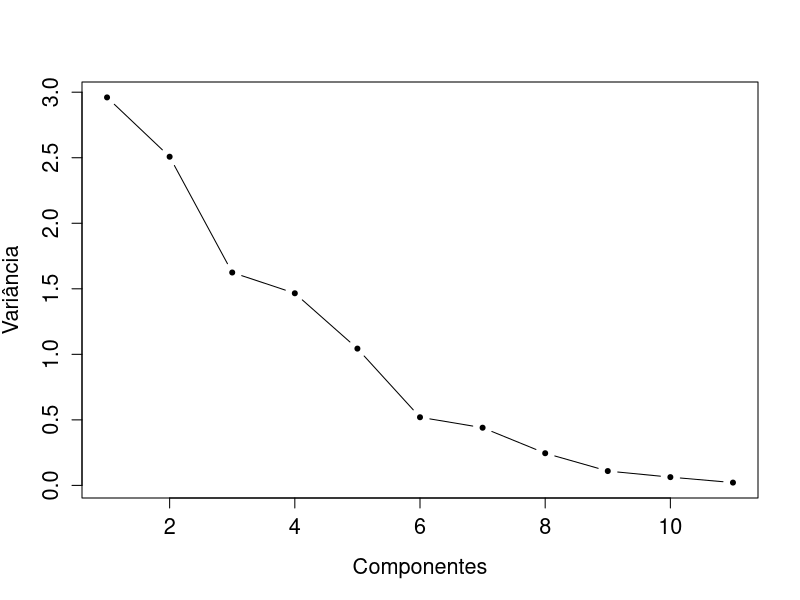
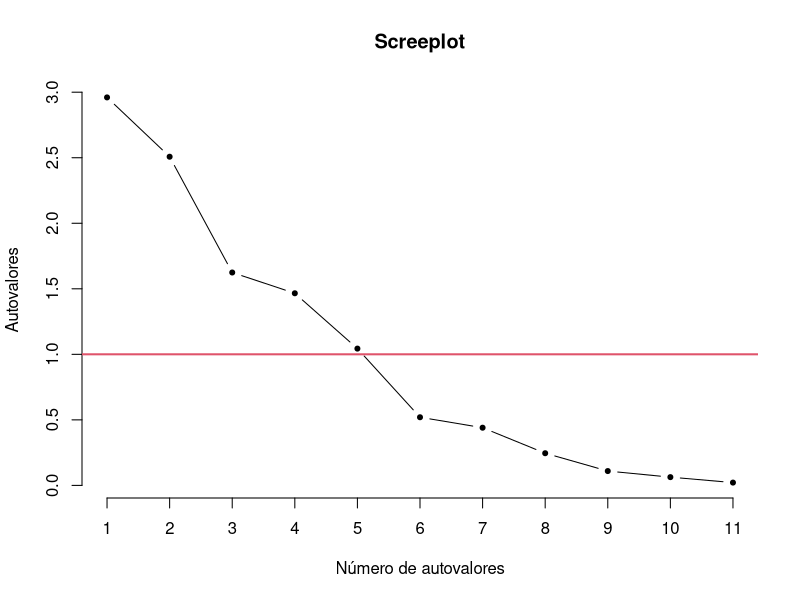

Recreate these plots in R, in order.
## ---- chunk 1
knitr::opts_chunk$set(echo = TRUE)
## ---- chunk 2
require(psych)
require(corrplot)
dados <-  read.csv2("Dados.csv",header=T)
head(dados)
## ---- chunk 3
cor = cor(dados)
cortest.bartlett(cor, n = nrow(dados))$p.value
## ---- chunk 4
cor_parcial <- function(dados){
  R <- cor(dados)
  RI <- solve(R)
  D <- 1/sqrt(diag(RI))
  Rp <- -RI * (D %o% D)
  diag(Rp) <- 0
  rownames(Rp) <- colnames(Rp) <- colnames(dados)
  return(Rp)
}


matriz_cor_parcial <- cor_parcial(dados)

diagonal <- seq(1, by = ncol(dados) + 1, length.out = ncol(dados))
soma <- sum((cor(dados)[-diagonal])^2 )
(kmo <- soma / (soma + sum((matriz_cor_parcial[-diagonal])^2)))
## ---- chunk 5
KMO(dados) # MAA = MSA

valores_vetores <- eigen(cor(dados))

componentes <- prcomp(dados, scale. = TRUE)
summary(componentes) 

## ---- chunk 6

plot(1:ncol(dados), (componentes$sdev)^2, type = "b", xlab = "Componentes", 
     ylab = "Variância", pch = 20, cex.axis = 1.3, cex.lab = 1.3)

plot(valores_vetores$values, type = "b", ylab = "Autovalores", main = "Screeplot",
     xlab = "Número de autovalores", pch = 20, axes = F) 
axis(2)
axis(1,at = 1:length(valores_vetores$values))

abline(h=1, col=2, lwd=2)
## ---- chunk 7
acp <- 6

cargas <- componentes$rotation[, 1:acp] %*% 
  diag(componentes$sdev[1:acp])
colnames(cargas) <- paste("Fator", 1:acp)
cargas
## ---- chunk 8
comum <- rowSums(cargas^2)
vespec <- diag(matriz_cor_parcial) - comum
estimat <- cbind(comum, vespec, diag(matriz_cor_parcial))
rownames(estimat) <- colnames(dados)
colnames(estimat) <- c("Comunalidade", "Variância unica", "Variância")
## ---- chunk 9
estimat
## ---- chunk 10
varimax(cargas)
